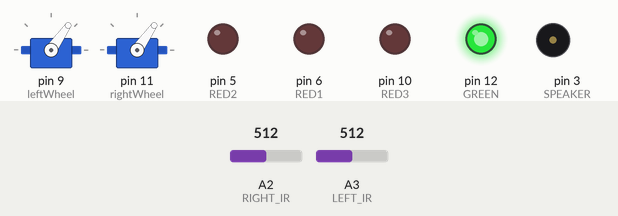
This sketch was run on a simulated Arduino Uno, built with avr-gcc and run on an emulated ATmega328P. Parts: 2 × servo, output pins drawn as LEDs (lit = HIGH), buzzer (waves = sounding). The test bench sets the inputs (shaded band); at power-on: A2 (RIGHT_IR) = 512, A3 (LEFT_IR) = 512.

Above: at 4.1 s.
4.2 s: A2 (RIGHT_IR) set to 190
At 4.7 s:
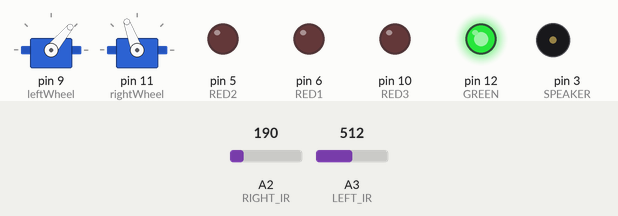
5.7 s: A2 (RIGHT_IR) set to 210
At 6.9 s:
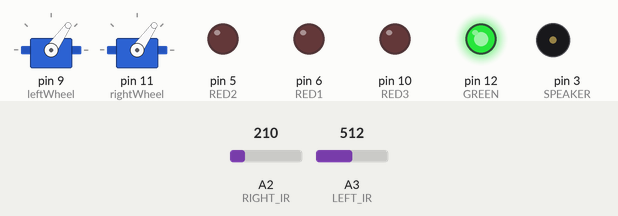
7.2 s: A2 (RIGHT_IR) set to 122
At 8.2 s:
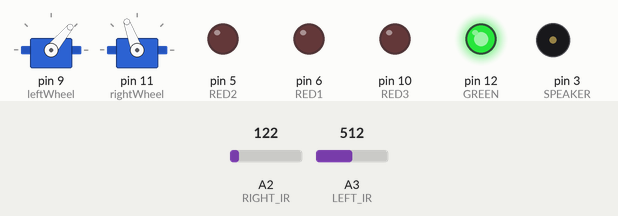
Timing chart, 0 to 10.2 s (numbered marks = the images above; inputs shaded):
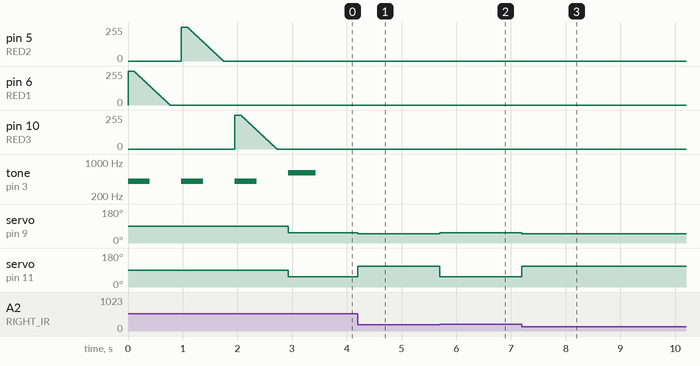

Measured:
- after the input at 4.2 s, servo on pin 9 (leftWheel): 55° → 50° at once; servo on pin 11 (rightWheel): 55° → 110° at once
- after the input at 5.7 s, servo on pin 9 (leftWheel): 50° → 55° at once; servo on pin 11 (rightWheel): 110° → 55° at once
- after the input at 7.2 s, servo on pin 9 (leftWheel): 55° → 50° at once; servo on pin 11 (rightWheel): 55° → 110° at once
- by itself, tone on pin 3 (SPEAKER): plays 400 Hz for 0.40 s, 400 Hz for 0.40 s, 400 Hz for 0.40 s, 600 Hz for 0.50 s

The sketch:

lineTracer.ino
```cpp
// ===========
// Line Tracer
// ===========

#include <Servo.h>

#define BUTTON 2
#define SPEAKER 3
#define RED1 6
#define RED2 5
#define RED3 10
#define GREEN 12
#define RIGHT_IR A2
#define LEFT_IR A3

Servo leftWheel;
Servo rightWheel;

int leftIR_val = 0;
int rightIR_val = 0;
int basicSpeed = 55;
int rotateSpeed = 50;
int slowSpeed = 110;
int leftSpeed = basicSpeed;
int rightSpeed = basicSpeed;
int prevDirection = 0;         // 0 (Straight), 1 (Left) or 2 (Right)

/* Initializes everything, runs automatically once uploaded to Arduino */
void setup() {
  analogReference(DEFAULT);
  pinMode(RED1, OUTPUT);
  pinMode(RED2, OUTPUT);
  pinMode(RED3, OUTPUT);
  pinMode(GREEN, OUTPUT);
  pinMode(LEFT_IR, INPUT);
  pinMode(RIGHT_IR, INPUT);

  //Minimum Speed = 90, Maximum Speed = 50
  leftWheel.attach(9,0,180);
  rightWheel.attach(11,0,180);
  leftWheel.write(90);
  rightWheel.write(90);

  digitalWrite(RED1, HIGH);
  tone(SPEAKER, 400, 400);
  delay(100);
  for(int fadeValue = 255 ; fadeValue >= 0; fadeValue -=5) {
    analogWrite(RED1, fadeValue);
    delay(13);
  }
  delay(200);

  digitalWrite(RED2, HIGH);
  tone(SPEAKER, 400, 400);
  delay(100);
  for(int fadeValue = 255 ; fadeValue >= 0; fadeValue -=5) {
    analogWrite(RED2, fadeValue);
    delay(13);
  }
  delay(200);

  digitalWrite(RED3, HIGH);
  tone(SPEAKER, 400, 400);
  delay(100);
  for(int fadedValue = 255 ; fadedValue >= 0; fadedValue -=5) {
    analogWrite(RED3, fadedValue);
    delay(13);
  }
  delay(200);

  digitalWrite(GREEN, HIGH);
  tone(SPEAKER, 600, 500);
  leftWheel.write(rotateSpeed);
  rightWheel.write(rotateSpeed);
}

/* Loops through this continuously once setup is complete */
void loop() {
  readSensors();

  if ((rightIR_val < 200)&&(leftIR_val < 200)) {
    if(prevDirection == 0) {
      straight();
    }
    else if(prevDirection == 1) {
      turnRight();
    }
    else {
      turnLeft();
    }
  }
  else if ((rightIR_val > 200)) {
    straight();
    prevDirection = 2;
  }
  else if ((leftIR_val > 200)&&(rightIR_val < 200)) {
    turnRight();
    prevDirection = 1;
  }
  else {
    turnLeft();
    prevDirection = 2;
  }

  // Send the speed values to the motors
  leftWheel.write(leftSpeed);
  rightWheel.write(rightSpeed);
}

/* Read the values of the IR sensors */
void readSensors() {
  leftIR_val = analogRead(LEFT_IR);
  rightIR_val = analogRead(RIGHT_IR);
}

/* Sets the robot to go straight */
void straight() {
  leftSpeed = basicSpeed;
  rightSpeed = basicSpeed;
}

/* Sets the robot to turn left */
void turnLeft() {
  leftSpeed = slowSpeed;
  rightSpeed = rotateSpeed;
}

/* Sets the robot to turn right */
void turnRight() {
  leftSpeed = rotateSpeed;
  rightSpeed = slowSpeed;
}
```
